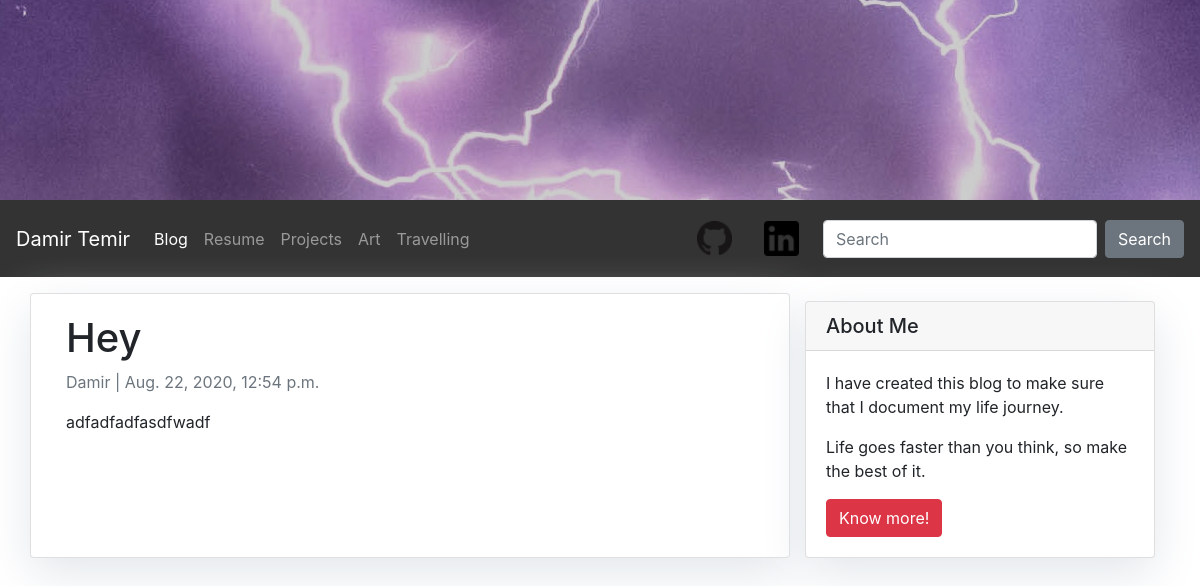
Page /blog/adf/ on the committed database.
### blog/models.py (models this page shows, shortened)
class Post(models.Model):
    title = models.CharField(max_length=100, unique=True)
    slug = models.SlugField(max_length=100, unique=True)
    author = models.ForeignKey(User, on_delete=models.CASCADE, related_name='blog_posts')
    updated_on = models.DateTimeField(auto_now=True)
    content = models.TextField()
    created_on = models.DateTimeField(auto_now_add=True)
    status = models.IntegerField(choices=STATUS, default=0)
    class Meta:
        ordering = ['-created_on']

### blog/views.py (the view)
# urls.py: path('<slug:slug>/', views.PostDetail.as_view(), name='post_detail'),
class PostDetail(generic.DetailView):
    model = Post
    template_name = 'blog/post_detail.html'

### blog/templates/blog/post_detail.html (shortened to what this page needs)
{% extends 'blog/nav.html' %}
{% load static %}
{% block content %}
    <head>
        <link rel="stylesheet" href="https://stackpath.bootstrapcdn.com/bootstrap/4.5.0/css/bootstrap.min.css">
        <link rel="stylesheet" type="text/css" href="{% static 'blog/styles.css' %}">
    </head>
    <body>
    <div class="container">
        <div class="row">
            <div class="col-md-8 card mb-4  mt-3 left  top">
                <div class="card-body">
                    <h1>{% block title %} {{ object.title }} {% endblock title %}</h1>
                    <p class=" text-muted">{{ post.author }} | {{ post.created_on }}</p>
                    <p class="card-text ">{{ object.content | safe }}</p>
                </div>
            </div>
            {% block sidebar %} {% include 'blog/sidebar.html' %} {% endblock sidebar %}
        </div>
    </div>
    </body>
{% endblock content %}

### blog/templates/blog/sidebar.html (style rules this page uses)
.card { box-shadow: 0 16px 48px #E3E7EB; }

### rows in the picture
Post: title "Hey", author "Damir", created_on "Aug. 22, 2020, 12:54 p.m.", content "adfadfadfasdfwadf"
